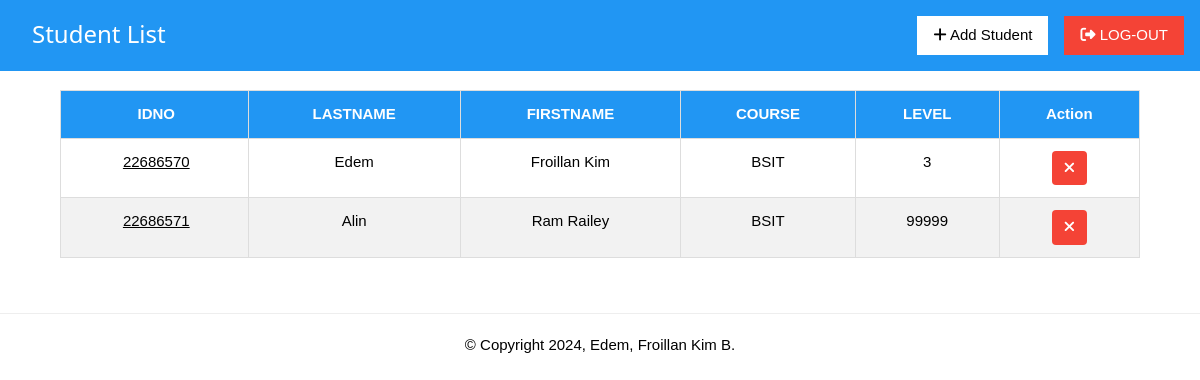
The page /students (signed in) on the database as committed earlier.
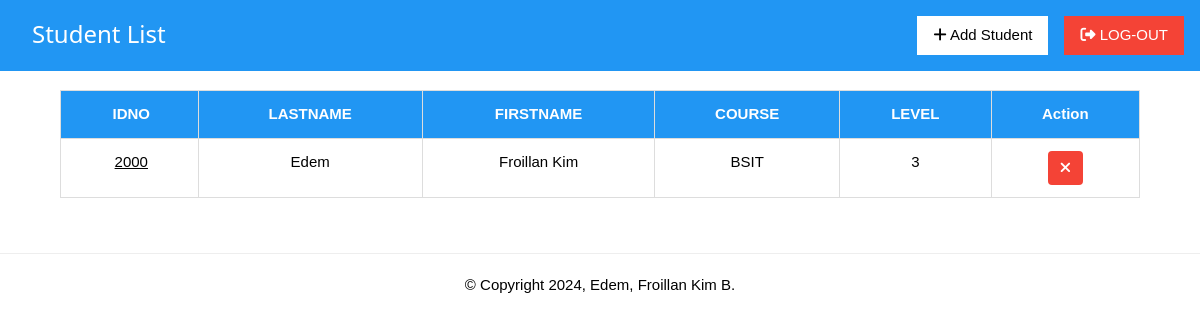
The same page on the database as committed later.
### tables this page shows
CREATE TABLE students (
    id integer primary key autoincrement,
    idno varchar(10) unique not null,
    lastname  varchar(50) not null,
    firstname varchar(50) not null,
    course    varchar(15) not null,
    level    varchar(5) not null,
    image varchar(25) not null
);

### app.py (the view)
@app.route('/students')
def student_list():
    if 'username' in session:
        pagetitle = "Student List"
        return render_template('index.html', data=getall_records('students'), pagetitle=pagetitle, users=get_users())
    else:
        flash("Please log in first!", "warning")
        return redirect(url_for('login'))

### app.py (called while the page is built)
def get_users() -> object:
	return getall_records('students')

@app.after_request
def after_request(response):
    response.headers['Cache-Control'] = 'no-cache, no-store, must-revalidate'
    response.headers['Pragma'] = 'no-cache'
    response.headers['Expires'] = '0'
    return response

### dbhelper.py (called while the page is built)
def getprocess(sql:str) -> list:
	db:object = connect(database)
	cursor:object = db.cursor()
	cursor.row_factory = Row
	cursor.execute(sql)
	data:list = cursor.fetchall()
	cursor.close()
	return data

def getall_records(table:str) -> list:
	sql:str = f'SELECT * FROM `{table}`'
	return getprocess(sql)

### templates/index.html (shortened to what this page needs)
{% extends 'base.html' %}
{% block content %}
<div class='w3-container w3-blue w3-margin-bottom header'>
    <h3 class="w3-left w3-margin-left w3-margin-top">{{ pagetitle }}</h3>
    <nav class="navbar">
        <a href="/logout" class="w3-button w3-red w3-right w3-margin-top w3-margin-bottom" id="logout">
            <i class="fa fa-sign-out-alt"></i> LOG-OUT
        </a>
        <a href="#" class="w3-right w3-button w3-margin-right w3-white w3-margin-top" id="add" onclick="openAddStudentModal()">
            <i class="fa fa-plus"></i> Add Student
        </a>
    </nav>
</div>
<div class="w3-row-padding" id="main_container">
    <div class="w3-full">
        <table class="w3-table-all styled-table" id="table">
            <thead>
                <tr id="tr1">
                    <th class="w3-center">IDNO</th>
                    <th class="w3-center">LASTNAME</th>
                    <th class="w3-center">FIRSTNAME</th>
                    <th class="w3-center">COURSE</th>
                    <th class="w3-center">LEVEL</th>
                    <th class="w3-center">Action</th>
                </tr>
            </thead>
            <tbody>
                {% for user in users %}
                <tr id="tr2">
                    <td class="w3-center" data-cell="IDNO:">
                        <a href="#" onclick="viewrecordstudents('{{ user['image'] }}', '{{ user['idno'] }}', '{{ user['lastname'] }}', '{{ user['firstname'] }}', '{{ user['course'] }}', '{{ user['level'] }}')">
                            {{ user["idno"] }}
                        </a>
                    </td>
                    <td class="w3-center" data-cell="LASTNAME:">{{ user["lastname"] }}</td>
                    <td class="w3-center" data-cell="FIRSTNAME:">{{ user["firstname"] }}</td>
                    <td class="w3-center" data-cell="COURSE:">{{ user["course"] }}</td>
                    <td class="w3-center" data-cell="LEVEL:">{{ user["level"] }}</td>
                    <td class="w3-center" data-cell="ACTION:">
                        <button class="w3-button w3-red delete-btn delete" onclick="openCustomAlert('{{ user['idno'] }}')">
                            <i class="fas fa-times"></i>
                        </button>
                    </td>
                </tr>
                {% endfor %}
            </tbody>
        </table>
    </div>
</div>
{% endblock %}

### templates/base.html (shortened to what this page needs)
<!DOCTYPE html>
<html>
	<head>
		<link rel='stylesheet' href="../static/css/w3.css">
		<link rel="stylesheet" href="{{ url_for('static', filename='font-awesome/css/all.min.css') }}">
	</head>
	<body>
	    <div>
	        {% block content %}
	        {% endblock %}
	    </div>
	    <hr>
	    <div class='w3-center'>
	    	&copy; Copyright 2024, Edem, Froillan Kim B.
	    </div>
	</body>
</html>

### static/css/w3.css (style rules this page uses)
html { box-sizing:border-box }
*,*:before,*:after { box-sizing:inherit }
html { -ms-text-size-adjust:100%;-webkit-text-size-adjust:100% }
body { margin:0 }
article,aside,details,figcaption,figure,footer,header,main,menu,nav,section { display:block }
a { background-color:transparent }
hr { box-sizing:content-box;height:0;overflow:visible }
button,input,select,textarea,optgroup { font:inherit;margin:0 }
button,input { overflow:visible }
button,select { text-transform:none }
button,[type=button],[type=reset],[type=submit] { -webkit-appearance:button }
html,body { font-family:Verdana,sans-serif;font-size:15px;line-height:1.5 }
html { overflow-x:hidden }
h3 { font-size:24px }
h1,h2,h3,h4,h5,h6 { font-family:"Segoe UI",Arial,sans-serif;font-weight:400;margin:10px 0 }
hr { border:0;border-top:1px solid #eee;margin:20px 0 }
a { color:inherit }
.w3-table,.w3-table-all { border-collapse:collapse;border-spacing:0;width:100%;display:table }
.w3-table-all { border:1px solid #ccc }
.w3-bordered tr,.w3-table-all tr { border-bottom:1px solid #ddd }
.w3-table-all tr:nth-child(odd) { background-color:#fff }
.w3-table td,.w3-table th,.w3-table-all td,.w3-table-all th { padding:8px 8px;display:table-cell;text-align:left;vertical-align:top }
.w3-table th:first-child,.w3-table td:first-child,.w3-table-all th:first-child,.w3-table-all td:first-child { padding-left:16px }
.w3-btn,.w3-button { border:none;display:inline-block;padding:8px 16px;vertical-align:middle;overflow:hidden;text-decoration:none;color:inherit;background-color:inherit;text-align:center;cursor:pointer;white-space:nowrap }
.w3-btn,.w3-button { -webkit-touch-callout:none;-webkit-user-select:none;-khtml-user-select:none;-moz-user-select:none;-ms-user-select:none;user-select:none }
.w3-container:after,.w3-container:before,.w3-panel:after,.w3-panel:before,.w3-row:after,.w3-row:before,.w3-row-padding:after,.w3-row-padding:before, .w3-cell-row:before,.w3-cell-row:after,.w3-clear:after,.w3-clear:before,.w3-bar:before,.w3-bar:after { content:"";display:table;clear:both }
.w3-row-padding,.w3-row-padding>.w3-half,.w3-row-padding>.w3-third,.w3-row-padding>.w3-twothird,.w3-row-padding>.w3-threequarter,.w3-row-padding>.w3-quarter,.w3-row-padding>.w3-col { padding:0 8px }
.w3-container,.w3-panel { padding:0.01em 16px }
.w3-center { text-align:center!important }
.w3-margin-top { margin-top:16px!important }
.w3-margin-bottom { margin-bottom:16px!important }
.w3-margin-left { margin-left:16px!important }
.w3-margin-right { margin-right:16px!important }
.w3-left { float:left!important }
.w3-right { float:right!important }
.w3-blue,.w3-hover-blue:hover { color:#fff!important;background-color:#2196F3!important }
.w3-red,.w3-hover-red:hover { color:#fff!important;background-color:#f44336!important }
.w3-white,.w3-hover-white:hover { color:#000!important;background-color:#fff!important }
:root { --bg-color: #1f242d; --main-color: #0ef; }
#main_container { padding: 1rem 5%; }
.header { position: fixed; top: 0; left: 0; width: 100%; background: var(--bg-color); z-index: 100; }
.styled-table { width: 100%; border-collapse: collapse; font-family: Arial, sans-serif; margin-bottom: 20px; margin-top: 5rem; }
.styled-table th, .styled-table td { padding: 12px; border: 1px solid #ddd; text-align: left; }
.styled-table th { background-color: #0074D9; color: white; font-weight: bold; }
.styled-table .delete-btn { background-color: #ff4d4d; color: white; padding: 6px 12px; border: none; cursor: pointer; border-radius: 4px; }
.styled-table .delete-btn i { text-align: center; }
.w3-table-all th { background-color: #2196F3; color: #ffffff; }

Rows that differ between the two databases and show on the page:
removed students: idno "22686570", lastname "Edem", firstname "Froillan Kim", course "BSIT", level "3"
removed students: idno "22686571", lastname "Alin", firstname "Ram Railey", course "BSIT", level "99999"
added students: idno "2000", lastname "Edem", firstname "Froillan Kim", course "BSIT", level "3"
